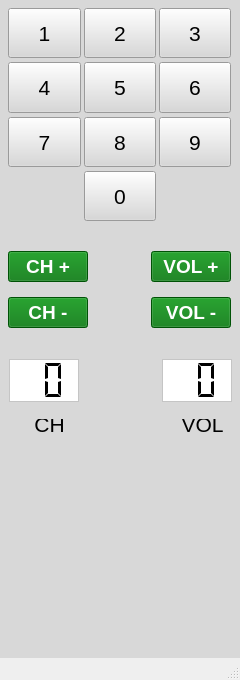
<?xml version="1.0" encoding="UTF-8"?>
<ui version="4.0">
 <class>MainWindow</class>
 <widget class="QMainWindow" name="MainWindow">
  <property name="geometry">
   <rect>
    <x>0</x>
    <y>0</y>
    <width>240</width>
    <height>680</height>
   </rect>
  </property>
  <property name="sizePolicy">
   <sizepolicy hsizetype="Fixed" vsizetype="Fixed">
    <horstretch>0</horstretch>
    <verstretch>0</verstretch>
   </sizepolicy>
  </property>
  <property name="minimumSize">
   <size>
    <width>240</width>
    <height>680</height>
   </size>
  </property>
  <property name="windowTitle">
   <string>Пульт Управления ТВ</string>
  </property>
  <widget class="QWidget" name="centralwidget">
   <property name="enabled">
    <bool>true</bool>
   </property>
   <property name="autoFillBackground">
    <bool>false</bool>
   </property>
   <property name="styleSheet">
    <string notr="true"/>
   </property>
   <widget class="QFrame" name="gridFrame">
    <property name="geometry">
     <rect>
      <x>-1</x>
      <y>-1</y>
      <width>241</width>
      <height>231</height>
     </rect>
    </property>
    <property name="styleSheet">
     <string notr="true">background-color: rgb(216, 216, 216);</string>
    </property>
    <layout class="QGridLayout" name="gridLayout">
     <property name="horizontalSpacing">
      <number>3</number>
     </property>
     <property name="verticalSpacing">
      <number>4</number>
     </property>
     <item row="4" column="1">
      <widget class="QPushButton" name="pushButton_2">
       <property name="sizePolicy">
        <sizepolicy hsizetype="Expanding" vsizetype="Expanding">
         <horstretch>0</horstretch>
         <verstretch>0</verstretch>
        </sizepolicy>
       </property>
       <property name="sizeIncrement">
        <size>
         <width>0</width>
         <height>0</height>
        </size>
       </property>
       <property name="font">
        <font>
         <pointsize>16</pointsize>
         <bold>false</bold>
        </font>
       </property>
       <property name="text">
        <string>2</string>
       </property>
      </widget>
     </item>
     <item row="5" column="2">
      <widget class="QPushButton" name="pushButton_6">
       <property name="sizePolicy">
        <sizepolicy hsizetype="Expanding" vsizetype="Expanding">
         <horstretch>0</horstretch>
         <verstretch>0</verstretch>
        </sizepolicy>
       </property>
       <property name="sizeIncrement">
        <size>
         <width>0</width>
         <height>0</height>
        </size>
       </property>
       <property name="font">
        <font>
         <pointsize>16</pointsize>
         <bold>false</bold>
        </font>
       </property>
       <property name="text">
        <string>6</string>
       </property>
      </widget>
     </item>
     <item row="5" column="0">
      <widget class="QPushButton" name="pushButton_4">
       <property name="sizePolicy">
        <sizepolicy hsizetype="Expanding" vsizetype="Expanding">
         <horstretch>0</horstretch>
         <verstretch>0</verstretch>
        </sizepolicy>
       </property>
       <property name="sizeIncrement">
        <size>
         <width>0</width>
         <height>0</height>
        </size>
       </property>
       <property name="font">
        <font>
         <pointsize>16</pointsize>
         <bold>false</bold>
        </font>
       </property>
       <property name="text">
        <string>4</string>
       </property>
      </widget>
     </item>
     <item row="5" column="1">
      <widget class="QPushButton" name="pushButton_5">
       <property name="sizePolicy">
        <sizepolicy hsizetype="Expanding" vsizetype="Expanding">
         <horstretch>0</horstretch>
         <verstretch>0</verstretch>
        </sizepolicy>
       </property>
       <property name="sizeIncrement">
        <size>
         <width>0</width>
         <height>0</height>
        </size>
       </property>
       <property name="font">
        <font>
         <pointsize>16</pointsize>
         <bold>false</bold>
        </font>
       </property>
       <property name="text">
        <string>5</string>
       </property>
      </widget>
     </item>
     <item row="4" column="0">
      <widget class="QPushButton" name="pushButton_1">
       <property name="sizePolicy">
        <sizepolicy hsizetype="Expanding" vsizetype="Expanding">
         <horstretch>0</horstretch>
         <verstretch>0</verstretch>
        </sizepolicy>
       </property>
       <property name="sizeIncrement">
        <size>
         <width>0</width>
         <height>0</height>
        </size>
       </property>
       <property name="font">
        <font>
         <pointsize>16</pointsize>
         <bold>false</bold>
        </font>
       </property>
       <property name="text">
        <string>1</string>
       </property>
      </widget>
     </item>
     <item row="6" column="1">
      <widget class="QPushButton" name="pushButton_8">
       <property name="sizePolicy">
        <sizepolicy hsizetype="Expanding" vsizetype="Expanding">
         <horstretch>0</horstretch>
         <verstretch>0</verstretch>
        </sizepolicy>
       </property>
       <property name="sizeIncrement">
        <size>
         <width>0</width>
         <height>0</height>
        </size>
       </property>
       <property name="font">
        <font>
         <pointsize>16</pointsize>
         <bold>false</bold>
        </font>
       </property>
       <property name="text">
        <string>8</string>
       </property>
      </widget>
     </item>
     <item row="4" column="2">
      <widget class="QPushButton" name="pushButton_3">
       <property name="sizePolicy">
        <sizepolicy hsizetype="Expanding" vsizetype="Expanding">
         <horstretch>0</horstretch>
         <verstretch>0</verstretch>
        </sizepolicy>
       </property>
       <property name="sizeIncrement">
        <size>
         <width>0</width>
         <height>0</height>
        </size>
       </property>
       <property name="font">
        <font>
         <pointsize>16</pointsize>
         <bold>false</bold>
        </font>
       </property>
       <property name="text">
        <string>3</string>
       </property>
      </widget>
     </item>
     <item row="6" column="2">
      <widget class="QPushButton" name="pushButton_9">
       <property name="sizePolicy">
        <sizepolicy hsizetype="Expanding" vsizetype="Expanding">
         <horstretch>0</horstretch>
         <verstretch>0</verstretch>
        </sizepolicy>
       </property>
       <property name="sizeIncrement">
        <size>
         <width>0</width>
         <height>0</height>
        </size>
       </property>
       <property name="font">
        <font>
         <pointsize>16</pointsize>
         <bold>false</bold>
        </font>
       </property>
       <property name="text">
        <string>9</string>
       </property>
      </widget>
     </item>
     <item row="6" column="0">
      <widget class="QPushButton" name="pushButton_7">
       <property name="sizePolicy">
        <sizepolicy hsizetype="Expanding" vsizetype="Expanding">
         <horstretch>0</horstretch>
         <verstretch>0</verstretch>
        </sizepolicy>
       </property>
       <property name="sizeIncrement">
        <size>
         <width>0</width>
         <height>0</height>
        </size>
       </property>
       <property name="font">
        <font>
         <pointsize>16</pointsize>
         <bold>false</bold>
        </font>
       </property>
       <property name="text">
        <string>7</string>
       </property>
      </widget>
     </item>
     <item row="7" column="1">
      <widget class="QPushButton" name="pushButton_0">
       <property name="sizePolicy">
        <sizepolicy hsizetype="Expanding" vsizetype="Expanding">
         <horstretch>0</horstretch>
         <verstretch>0</verstretch>
        </sizepolicy>
       </property>
       <property name="sizeIncrement">
        <size>
         <width>0</width>
         <height>0</height>
        </size>
       </property>
       <property name="font">
        <font>
         <pointsize>16</pointsize>
         <bold>false</bold>
        </font>
       </property>
       <property name="text">
        <string>0</string>
       </property>
       <property name="autoDefault">
        <bool>false</bool>
       </property>
       <property name="default">
        <bool>false</bool>
       </property>
       <property name="flat">
        <bool>false</bool>
       </property>
      </widget>
     </item>
    </layout>
   </widget>
   <widget class="QFrame" name="gridFrame_2">
    <property name="geometry">
     <rect>
      <x>-1</x>
      <y>229</y>
      <width>241</width>
      <height>121</height>
     </rect>
    </property>
    <property name="styleSheet">
     <string notr="true">background-color: rgb(216, 216, 216);</string>
    </property>
    <layout class="QGridLayout" name="gridLayout_2">
     <property name="spacing">
      <number>2</number>
     </property>
     <item row="0" column="2">
      <widget class="QPushButton" name="pushButton_11">
       <property name="font">
        <font>
         <pointsize>14</pointsize>
         <bold>true</bold>
        </font>
       </property>
       <property name="autoFillBackground">
        <bool>false</bool>
       </property>
       <property name="styleSheet">
        <string notr="true">background-color: rgb(0, 115, 8);
color: rgb(255, 255, 255);</string>
       </property>
       <property name="text">
        <string>VOL +</string>
       </property>
      </widget>
     </item>
     <item row="0" column="0">
      <widget class="QPushButton" name="pushButton">
       <property name="font">
        <font>
         <pointsize>14</pointsize>
         <bold>true</bold>
        </font>
       </property>
       <property name="autoFillBackground">
        <bool>false</bool>
       </property>
       <property name="styleSheet">
        <string notr="true">background-color: rgb(0, 115, 8);
color: rgb(255, 255, 255);</string>
       </property>
       <property name="text">
        <string>CH +</string>
       </property>
      </widget>
     </item>
     <item row="1" column="0">
      <widget class="QPushButton" name="pushButton_10">
       <property name="font">
        <font>
         <pointsize>14</pointsize>
         <bold>true</bold>
        </font>
       </property>
       <property name="autoFillBackground">
        <bool>false</bool>
       </property>
       <property name="styleSheet">
        <string notr="true">background-color: rgb(0, 115, 8);
color: rgb(255, 255, 255);</string>
       </property>
       <property name="text">
        <string>CH -</string>
       </property>
      </widget>
     </item>
     <item row="1" column="2">
      <widget class="QPushButton" name="pushButton_12">
       <property name="font">
        <font>
         <pointsize>14</pointsize>
         <bold>true</bold>
        </font>
       </property>
       <property name="autoFillBackground">
        <bool>false</bool>
       </property>
       <property name="styleSheet">
        <string notr="true">background-color: rgb(0, 115, 8);
color: rgb(255, 255, 255);</string>
       </property>
       <property name="text">
        <string>VOL -</string>
       </property>
      </widget>
     </item>
     <item row="0" column="1" rowspan="2">
      <widget class="QFrame" name="frame">
       <property name="autoFillBackground">
        <bool>false</bool>
       </property>
       <property name="frameShape">
        <enum>QFrame::NoFrame</enum>
       </property>
       <property name="frameShadow">
        <enum>QFrame::Plain</enum>
       </property>
       <property name="lineWidth">
        <number>0</number>
       </property>
      </widget>
     </item>
    </layout>
   </widget>
   <widget class="QFrame" name="verticalFrame_2">
    <property name="geometry">
     <rect>
      <x>0</x>
      <y>450</y>
      <width>241</width>
      <height>211</height>
     </rect>
    </property>
    <property name="styleSheet">
     <string notr="true">background-color: rgb(216, 216, 216);</string>
    </property>
    <layout class="QVBoxLayout" name="verticalLayout_2">
     <property name="spacing">
      <number>1</number>
     </property>
    </layout>
   </widget>
   <widget class="QFrame" name="horizontalFrame">
    <property name="geometry">
     <rect>
      <x>0</x>
      <y>350</y>
      <width>241</width>
      <height>61</height>
     </rect>
    </property>
    <property name="styleSheet">
     <string notr="true">background-color: rgb(216, 216, 216);</string>
    </property>
    <layout class="QHBoxLayout" name="horizontalLayout">
     <item>
      <widget class="QLCDNumber" name="lcdNumber_1">
       <property name="autoFillBackground">
        <bool>false</bool>
       </property>
       <property name="styleSheet">
        <string notr="true">background-color: rgb(255, 255, 255);</string>
       </property>
       <property name="frameShape">
        <enum>QFrame::StyledPanel</enum>
       </property>
       <property name="frameShadow">
        <enum>QFrame::Sunken</enum>
       </property>
       <property name="lineWidth">
        <number>0</number>
       </property>
       <property name="midLineWidth">
        <number>0</number>
       </property>
       <property name="smallDecimalPoint">
        <bool>false</bool>
       </property>
       <property name="digitCount">
        <number>2</number>
       </property>
       <property name="segmentStyle">
        <enum>QLCDNumber::Flat</enum>
       </property>
       <property name="intValue" stdset="0">
        <number>0</number>
       </property>
      </widget>
     </item>
     <item>
      <widget class="QFrame" name="frame_2">
       <property name="styleSheet">
        <string notr="true">background-color: rgb(216, 216, 216);</string>
       </property>
       <property name="frameShape">
        <enum>QFrame::NoFrame</enum>
       </property>
       <property name="frameShadow">
        <enum>QFrame::Plain</enum>
       </property>
       <property name="lineWidth">
        <number>0</number>
       </property>
      </widget>
     </item>
     <item>
      <widget class="QLCDNumber" name="lcdNumber_2">
       <property name="enabled">
        <bool>true</bool>
       </property>
       <property name="font">
        <font>
         <pointsize>9</pointsize>
        </font>
       </property>
       <property name="autoFillBackground">
        <bool>false</bool>
       </property>
       <property name="styleSheet">
        <string notr="true">background-color: rgb(255, 255, 255);</string>
       </property>
       <property name="frameShape">
        <enum>QFrame::StyledPanel</enum>
       </property>
       <property name="frameShadow">
        <enum>QFrame::Sunken</enum>
       </property>
       <property name="lineWidth">
        <number>0</number>
       </property>
       <property name="midLineWidth">
        <number>0</number>
       </property>
       <property name="smallDecimalPoint">
        <bool>false</bool>
       </property>
       <property name="digitCount">
        <number>2</number>
       </property>
       <property name="segmentStyle">
        <enum>QLCDNumber::Flat</enum>
       </property>
       <property name="intValue" stdset="0">
        <number>0</number>
       </property>
      </widget>
     </item>
    </layout>
   </widget>
   <widget class="QFrame" name="horizontalFrame_2">
    <property name="geometry">
     <rect>
      <x>0</x>
      <y>410</y>
      <width>241</width>
      <height>41</height>
     </rect>
    </property>
    <property name="styleSheet">
     <string notr="true">background-color: rgb(216, 216, 216);</string>
    </property>
    <layout class="QHBoxLayout" name="horizontalLayout_2">
     <item>
      <widget class="QFrame" name="frame_3">
       <property name="autoFillBackground">
        <bool>false</bool>
       </property>
       <property name="frameShape">
        <enum>QFrame::NoFrame</enum>
       </property>
       <property name="frameShadow">
        <enum>QFrame::Plain</enum>
       </property>
       <widget class="QLabel" name="label">
        <property name="geometry">
         <rect>
          <x>10</x>
          <y>-10</y>
          <width>61</width>
          <height>31</height>
         </rect>
        </property>
        <property name="font">
         <font>
          <pointsize>16</pointsize>
         </font>
        </property>
        <property name="frameShadow">
         <enum>QFrame::Raised</enum>
        </property>
        <property name="text">
         <string>CH</string>
        </property>
        <property name="textFormat">
         <enum>Qt::AutoText</enum>
        </property>
        <property name="alignment">
         <set>Qt::AlignCenter</set>
        </property>
       </widget>
      </widget>
     </item>
     <item>
      <widget class="QFrame" name="frame_4">
       <property name="autoFillBackground">
        <bool>false</bool>
       </property>
       <property name="styleSheet">
        <string notr="true">background-color: rgb(216, 216, 216);</string>
       </property>
       <property name="frameShape">
        <enum>QFrame::NoFrame</enum>
       </property>
       <property name="frameShadow">
        <enum>QFrame::Plain</enum>
       </property>
       <property name="lineWidth">
        <number>0</number>
       </property>
      </widget>
     </item>
     <item>
      <widget class="QFrame" name="frame_5">
       <property name="autoFillBackground">
        <bool>false</bool>
       </property>
       <property name="frameShape">
        <enum>QFrame::NoFrame</enum>
       </property>
       <property name="frameShadow">
        <enum>QFrame::Plain</enum>
       </property>
       <widget class="QLabel" name="label_2">
        <property name="geometry">
         <rect>
          <x>10</x>
          <y>-10</y>
          <width>61</width>
          <height>31</height>
         </rect>
        </property>
        <property name="font">
         <font>
          <pointsize>16</pointsize>
         </font>
        </property>
        <property name="autoFillBackground">
         <bool>false</bool>
        </property>
        <property name="frameShadow">
         <enum>QFrame::Raised</enum>
        </property>
        <property name="text">
         <string>VOL</string>
        </property>
        <property name="textFormat">
         <enum>Qt::AutoText</enum>
        </property>
        <property name="alignment">
         <set>Qt::AlignCenter</set>
        </property>
       </widget>
      </widget>
     </item>
    </layout>
   </widget>
  </widget>
  <widget class="QStatusBar" name="statusbar"/>
 </widget>
 <resources/>
 <connections>
  <connection>
   <sender>pushButton_1</sender>
   <signal>clicked()</signal>
   <receiver>MainWindow</receiver>
   <slot>add_1()</slot>
   <hints>
    <hint type="sourcelabel">
     <x>56</x>
     <y>12</y>
    </hint>
    <hint type="destinationlabel">
     <x>239</x>
     <y>11</y>
    </hint>
   </hints>
  </connection>
  <connection>
   <sender>pushButton_2</sender>
   <signal>clicked()</signal>
   <receiver>MainWindow</receiver>
   <slot>add_2()</slot>
   <hints>
    <hint type="sourcelabel">
     <x>114</x>
     <y>24</y>
    </hint>
    <hint type="destinationlabel">
     <x>239</x>
     <y>20</y>
    </hint>
   </hints>
  </connection>
  <connection>
   <sender>pushButton_3</sender>
   <signal>clicked()</signal>
   <receiver>MainWindow</receiver>
   <slot>add_3()</slot>
   <hints>
    <hint type="sourcelabel">
     <x>210</x>
     <y>31</y>
    </hint>
    <hint type="destinationlabel">
     <x>239</x>
     <y>29</y>
    </hint>
   </hints>
  </connection>
  <connection>
   <sender>pushButton_4</sender>
   <signal>clicked()</signal>
   <receiver>MainWindow</receiver>
   <slot>add_4()</slot>
   <hints>
    <hint type="sourcelabel">
     <x>49</x>
     <y>70</y>
    </hint>
    <hint type="destinationlabel">
     <x>239</x>
     <y>65</y>
    </hint>
   </hints>
  </connection>
  <connection>
   <sender>pushButton_5</sender>
   <signal>clicked()</signal>
   <receiver>MainWindow</receiver>
   <slot>add_5()</slot>
   <hints>
    <hint type="sourcelabel">
     <x>114</x>
     <y>71</y>
    </hint>
    <hint type="destinationlabel">
     <x>239</x>
     <y>80</y>
    </hint>
   </hints>
  </connection>
  <connection>
   <sender>pushButton_6</sender>
   <signal>clicked()</signal>
   <receiver>MainWindow</receiver>
   <slot>add_6()</slot>
   <hints>
    <hint type="sourcelabel">
     <x>192</x>
     <y>90</y>
    </hint>
    <hint type="destinationlabel">
     <x>239</x>
     <y>95</y>
    </hint>
   </hints>
  </connection>
  <connection>
   <sender>pushButton_7</sender>
   <signal>clicked()</signal>
   <receiver>MainWindow</receiver>
   <slot>add_7()</slot>
   <hints>
    <hint type="sourcelabel">
     <x>47</x>
     <y>125</y>
    </hint>
    <hint type="destinationlabel">
     <x>239</x>
     <y>121</y>
    </hint>
   </hints>
  </connection>
  <connection>
   <sender>pushButton_8</sender>
   <signal>clicked()</signal>
   <receiver>MainWindow</receiver>
   <slot>add_8()</slot>
   <hints>
    <hint type="sourcelabel">
     <x>115</x>
     <y>130</y>
    </hint>
    <hint type="destinationlabel">
     <x>239</x>
     <y>134</y>
    </hint>
   </hints>
  </connection>
  <connection>
   <sender>pushButton_9</sender>
   <signal>clicked()</signal>
   <receiver>MainWindow</receiver>
   <slot>add_9()</slot>
   <hints>
    <hint type="sourcelabel">
     <x>196</x>
     <y>144</y>
    </hint>
    <hint type="destinationlabel">
     <x>239</x>
     <y>149</y>
    </hint>
   </hints>
  </connection>
  <connection>
   <sender>pushButton_0</sender>
   <signal>clicked()</signal>
   <receiver>MainWindow</receiver>
   <slot>add_0()</slot>
   <hints>
    <hint type="sourcelabel">
     <x>129</x>
     <y>183</y>
    </hint>
    <hint type="destinationlabel">
     <x>239</x>
     <y>181</y>
    </hint>
   </hints>
  </connection>
  <connection>
   <sender>pushButton</sender>
   <signal>clicked()</signal>
   <receiver>MainWindow</receiver>
   <slot>ch_up()</slot>
   <hints>
    <hint type="sourcelabel">
     <x>39</x>
     <y>252</y>
    </hint>
    <hint type="destinationlabel">
     <x>239</x>
     <y>225</y>
    </hint>
   </hints>
  </connection>
  <connection>
   <sender>pushButton_10</sender>
   <signal>clicked()</signal>
   <receiver>MainWindow</receiver>
   <slot>ch_down()</slot>
   <hints>
    <hint type="sourcelabel">
     <x>33</x>
     <y>324</y>
    </hint>
    <hint type="destinationlabel">
     <x>239</x>
     <y>372</y>
    </hint>
   </hints>
  </connection>
  <connection>
   <sender>pushButton_11</sender>
   <signal>clicked()</signal>
   <receiver>MainWindow</receiver>
   <slot>vol_up()</slot>
   <hints>
    <hint type="sourcelabel">
     <x>186</x>
     <y>252</y>
    </hint>
    <hint type="destinationlabel">
     <x>239</x>
     <y>270</y>
    </hint>
   </hints>
  </connection>
  <connection>
   <sender>pushButton_12</sender>
   <signal>clicked()</signal>
   <receiver>MainWindow</receiver>
   <slot>vol_down()</slot>
   <hints>
    <hint type="sourcelabel">
     <x>195</x>
     <y>316</y>
    </hint>
    <hint type="destinationlabel">
     <x>239</x>
     <y>316</y>
    </hint>
   </hints>
  </connection>
 </connections>
 <slots>
  <slot>add_1()</slot>
  <slot>add_2()</slot>
  <slot>add_3()</slot>
  <slot>add_4()</slot>
  <slot>add_5()</slot>
  <slot>add_6()</slot>
  <slot>add_7()</slot>
  <slot>add_8()</slot>
  <slot>add_9()</slot>
  <slot>add_0()</slot>
  <slot>ch_up()</slot>
  <slot>ch_down()</slot>
  <slot>vol_up()</slot>
  <slot>vol_down()</slot>
 </slots>
</ui>
